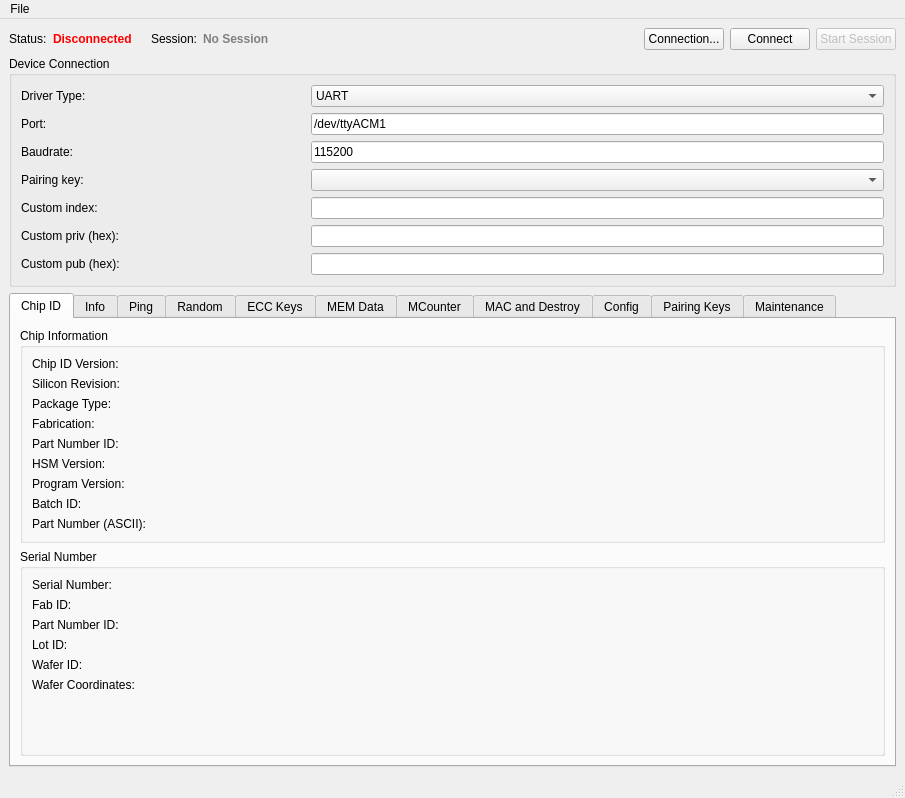
<?xml version="1.0" encoding="UTF-8"?>
<ui version="4.0">
 <class>MainWindow</class>
 <widget class="QMainWindow" name="MainWindow">
  <property name="geometry">
   <rect>
    <x>0</x>
    <y>0</y>
    <width>905</width>
    <height>402</height>
   </rect>
  </property>
  <property name="windowTitle">
   <string>TROPIC01 Manager</string>
  </property>
  <widget class="QWidget" name="centralwidget">
   <property name="sizePolicy">
    <sizepolicy hsizetype="Expanding" vsizetype="Expanding">
     <horstretch>0</horstretch>
     <verstretch>0</verstretch>
    </sizepolicy>
   </property>
   <layout class="QGridLayout" name="gridLayout">
    <item row="0" column="0">
     <layout class="QHBoxLayout" name="layoutConnectionStatusBar">
      <item>
       <widget class="QLabel" name="labelConnectionStatusTitle">
        <property name="text">
         <string>Status:</string>
        </property>
       </widget>
      </item>
      <item>
       <widget class="QLabel" name="lblConnectionStatus">
        <property name="styleSheet">
         <string notr="true">color: red; font-weight: bold;</string>
        </property>
        <property name="text">
         <string>Disconnected</string>
        </property>
       </widget>
      </item>
      <item>
       <widget class="QLabel" name="lblConnectionTarget">
        <property name="styleSheet">
         <string notr="true">color: #1f5fbf; font-weight: bold;</string>
        </property>
        <property name="text">
         <string/>
        </property>
       </widget>
      </item>
      <item>
       <widget class="QLabel" name="labelSessionStatusTitle">
        <property name="text">
         <string>Session:</string>
        </property>
       </widget>
      </item>
      <item>
       <widget class="QLabel" name="lblSessionStatus">
        <property name="styleSheet">
         <string notr="true">color: gray; font-weight: bold;</string>
        </property>
        <property name="text">
         <string>No Session</string>
        </property>
       </widget>
      </item>
      <item>
       <spacer name="horizontalSpacerConnectionStatus">
        <property name="orientation">
         <enum>Qt::Orientation::Horizontal</enum>
        </property>
        <property name="sizeHint" stdset="0">
         <size>
          <width>40</width>
          <height>20</height>
         </size>
        </property>
       </spacer>
      </item>
      <item>
       <widget class="QPushButton" name="btnToggleConnectionSettings">
        <property name="text">
         <string>Connection...</string>
        </property>
       </widget>
      </item>
      <item>
       <widget class="QPushButton" name="btnConnectToggle">
        <property name="text">
         <string>Connect</string>
        </property>
       </widget>
      </item>
      <item>
       <widget class="QPushButton" name="btnSessionToggle">
        <property name="enabled">
         <bool>false</bool>
        </property>
        <property name="text">
         <string>Start Session</string>
        </property>
       </widget>
      </item>
     </layout>
    </item>
    <item row="1" column="0">
     <widget class="QGroupBox" name="groupBoxConnection">
      <property name="title">
       <string>Device Connection</string>
      </property>
      <layout class="QGridLayout" name="gridLayout_5">
       <item row="0" column="0">
        <widget class="QLabel" name="label_15">
         <property name="text">
          <string>Driver Type:</string>
         </property>
        </widget>
       </item>
       <item row="0" column="1" colspan="2">
        <widget class="QComboBox" name="cmbDriverType">
         <item>
          <property name="text">
           <string>UART</string>
          </property>
         </item>
         <item>
          <property name="text">
           <string>Network</string>
          </property>
         </item>
         <item>
          <property name="text">
           <string>TCP</string>
          </property>
         </item>
        </widget>
       </item>
       <item row="1" column="0">
        <widget class="QLabel" name="lblParam1">
         <property name="text">
          <string>Port:</string>
         </property>
        </widget>
       </item>
       <item row="1" column="1" colspan="2">
        <widget class="QLineEdit" name="leParam1">
         <property name="text">
          <string>/dev/ttyACM1</string>
         </property>
        </widget>
       </item>
       <item row="2" column="0">
        <widget class="QLabel" name="lblParam2">
         <property name="text">
          <string>Baudrate:</string>
         </property>
        </widget>
       </item>
       <item row="2" column="1" colspan="2">
        <widget class="QLineEdit" name="leParam2">
         <property name="text">
          <string>115200</string>
         </property>
        </widget>
       </item>
       <item row="3" column="0">
        <widget class="QLabel" name="labelPairingProfile">
         <property name="text">
          <string>Pairing key:</string>
         </property>
        </widget>
       </item>
       <item row="3" column="1" colspan="2">
        <widget class="QComboBox" name="cmbPairingProfile"/>
       </item>
       <item row="4" column="0">
        <widget class="QLabel" name="labelPairingIndex">
         <property name="text">
          <string>Custom index:</string>
         </property>
        </widget>
       </item>
       <item row="4" column="1" colspan="2">
        <widget class="QLineEdit" name="lePairingIndex"/>
       </item>
       <item row="5" column="0">
        <widget class="QLabel" name="labelPairingPriv">
         <property name="text">
          <string>Custom priv (hex):</string>
         </property>
        </widget>
       </item>
       <item row="5" column="1" colspan="2">
        <widget class="QLineEdit" name="lePairingPriv"/>
       </item>
       <item row="6" column="0">
        <widget class="QLabel" name="labelPairingPub">
         <property name="text">
          <string>Custom pub (hex):</string>
         </property>
        </widget>
       </item>
       <item row="6" column="1" colspan="2">
        <widget class="QLineEdit" name="lePairingPub"/>
       </item>
       <item row="7" column="0">
        <spacer name="verticalSpacerConnection">
         <property name="orientation">
          <enum>Qt::Orientation::Vertical</enum>
         </property>
         <property name="sizeHint" stdset="0">
          <size>
           <width>20</width>
           <height>20</height>
          </size>
         </property>
        </spacer>
       </item>
      </layout>
     </widget>
    </item>
    <item row="2" column="0">
     <widget class="QTabWidget" name="tabWidget">
      <property name="sizeIncrement">
       <size>
        <width>0</width>
        <height>0</height>
       </size>
      </property>
      <property name="currentIndex">
       <number>0</number>
      </property>
      <widget class="QWidget" name="tabChipID">
       <attribute name="title">
        <string>Chip ID</string>
       </attribute>
       <layout class="QVBoxLayout" name="verticalLayout">
        <item>
         <widget class="QGroupBox" name="groupBoxChipInfo">
          <property name="title">
           <string>Chip Information</string>
          </property>
          <layout class="QFormLayout" name="formLayout">
           <item row="0" column="0">
            <widget class="QLabel" name="label_16">
             <property name="text">
              <string>Chip ID Version:</string>
             </property>
            </widget>
           </item>
           <item row="0" column="1">
            <widget class="QLabel" name="lblChipIDVersion">
             <property name="text">
              <string/>
             </property>
            </widget>
           </item>
           <item row="1" column="0">
            <widget class="QLabel" name="label_17">
             <property name="text">
              <string>Silicon Revision:</string>
             </property>
            </widget>
           </item>
           <item row="1" column="1">
            <widget class="QLabel" name="lblSiliconRev">
             <property name="text">
              <string/>
             </property>
            </widget>
           </item>
           <item row="2" column="0">
            <widget class="QLabel" name="label_18">
             <property name="text">
              <string>Package Type:</string>
             </property>
            </widget>
           </item>
           <item row="2" column="1">
            <widget class="QLabel" name="lblPackageType">
             <property name="text">
              <string/>
             </property>
            </widget>
           </item>
           <item row="3" column="0">
            <widget class="QLabel" name="label_19">
             <property name="text">
              <string>Fabrication:</string>
             </property>
            </widget>
           </item>
           <item row="3" column="1">
            <widget class="QLabel" name="lblFabrication">
             <property name="text">
              <string/>
             </property>
            </widget>
           </item>
           <item row="4" column="0">
            <widget class="QLabel" name="label_20">
             <property name="text">
              <string>Part Number ID:</string>
             </property>
            </widget>
           </item>
           <item row="4" column="1">
            <widget class="QLabel" name="lblPartNumberID">
             <property name="text">
              <string/>
             </property>
            </widget>
           </item>
           <item row="5" column="0">
            <widget class="QLabel" name="label_21">
             <property name="text">
              <string>HSM Version:</string>
             </property>
            </widget>
           </item>
           <item row="5" column="1">
            <widget class="QLabel" name="lblHSMVersion">
             <property name="text">
              <string/>
             </property>
            </widget>
           </item>
           <item row="6" column="0">
            <widget class="QLabel" name="label_22">
             <property name="text">
              <string>Program Version:</string>
             </property>
            </widget>
           </item>
           <item row="6" column="1">
            <widget class="QLabel" name="lblProgVersion">
             <property name="text">
              <string/>
             </property>
            </widget>
           </item>
           <item row="7" column="0">
            <widget class="QLabel" name="label_23">
             <property name="text">
              <string>Batch ID:</string>
             </property>
            </widget>
           </item>
           <item row="7" column="1">
            <widget class="QLabel" name="lblBatchID">
             <property name="text">
              <string/>
             </property>
            </widget>
           </item>
           <item row="8" column="0">
            <widget class="QLabel" name="label_30">
             <property name="text">
              <string>Part Number (ASCII):</string>
             </property>
            </widget>
           </item>
           <item row="8" column="1">
            <widget class="QLabel" name="lblPartNumberASCII">
             <property name="text">
              <string/>
             </property>
            </widget>
           </item>
          </layout>
         </widget>
        </item>
        <item>
         <widget class="QGroupBox" name="groupBoxSerialNumber">
          <property name="title">
           <string>Serial Number</string>
          </property>
          <layout class="QFormLayout" name="formLayout_2">
           <item row="0" column="0">
            <widget class="QLabel" name="label_24">
             <property name="text">
              <string>Serial Number:</string>
             </property>
            </widget>
           </item>
           <item row="0" column="1">
            <widget class="QLabel" name="lblSerialNumber">
             <property name="text">
              <string/>
             </property>
            </widget>
           </item>
           <item row="1" column="0">
            <widget class="QLabel" name="label_25">
             <property name="text">
              <string>Fab ID:</string>
             </property>
            </widget>
           </item>
           <item row="1" column="1">
            <widget class="QLabel" name="lblSNFabID">
             <property name="text">
              <string/>
             </property>
            </widget>
           </item>
           <item row="2" column="0">
            <widget class="QLabel" name="label_26">
             <property name="text">
              <string>Part Number ID:</string>
             </property>
            </widget>
           </item>
           <item row="2" column="1">
            <widget class="QLabel" name="lblSNPartNumber">
             <property name="text">
              <string/>
             </property>
            </widget>
           </item>
           <item row="3" column="0">
            <widget class="QLabel" name="label_27">
             <property name="text">
              <string>Lot ID:</string>
             </property>
            </widget>
           </item>
           <item row="3" column="1">
            <widget class="QLabel" name="lblLotID">
             <property name="text">
              <string/>
             </property>
            </widget>
           </item>
           <item row="4" column="0">
            <widget class="QLabel" name="label_28">
             <property name="text">
              <string>Wafer ID:</string>
             </property>
            </widget>
           </item>
           <item row="4" column="1">
            <widget class="QLabel" name="lblWaferID">
             <property name="text">
              <string/>
             </property>
            </widget>
           </item>
           <item row="5" column="0">
            <widget class="QLabel" name="label_29">
             <property name="text">
              <string>Wafer Coordinates:</string>
             </property>
            </widget>
           </item>
           <item row="5" column="1">
            <widget class="QLabel" name="lblWaferCoords">
             <property name="text">
              <string/>
             </property>
            </widget>
           </item>
          </layout>
         </widget>
        </item>
       </layout>
      </widget>
      <widget class="QWidget" name="tab">
       <property name="sizePolicy">
        <sizepolicy hsizetype="Preferred" vsizetype="Fixed">
         <horstretch>0</horstretch>
         <verstretch>0</verstretch>
        </sizepolicy>
       </property>
       <attribute name="title">
        <string>Info</string>
       </attribute>
       <widget class="QLabel" name="lblRISCFWVersion">
        <property name="geometry">
         <rect>
          <x>120</x>
          <y>0</y>
          <width>71</width>
          <height>18</height>
         </rect>
        </property>
        <property name="text">
         <string/>
        </property>
       </widget>
       <widget class="QLabel" name="label">
        <property name="geometry">
         <rect>
          <x>0</x>
          <y>0</y>
          <width>111</width>
          <height>18</height>
         </rect>
        </property>
        <property name="text">
         <string>RISC-V Firmware:</string>
        </property>
       </widget>
       <widget class="QLabel" name="label_2">
        <property name="geometry">
         <rect>
          <x>0</x>
          <y>20</y>
          <width>111</width>
          <height>18</height>
         </rect>
        </property>
        <property name="text">
         <string>SPECT Firmware:</string>
        </property>
       </widget>
       <widget class="QLabel" name="lblSPECTFWVersion">
        <property name="geometry">
         <rect>
          <x>120</x>
          <y>20</y>
          <width>81</width>
          <height>18</height>
         </rect>
        </property>
        <property name="text">
         <string/>
        </property>
       </widget>
       <widget class="QLabel" name="lblCertPubkey">
        <property name="geometry">
         <rect>
          <x>90</x>
          <y>90</y>
          <width>461</width>
          <height>18</height>
         </rect>
        </property>
        <property name="text">
         <string/>
        </property>
       </widget>
       <widget class="QLabel" name="lblCertDateIssue">
        <property name="geometry">
         <rect>
          <x>90</x>
          <y>110</y>
          <width>171</width>
          <height>18</height>
         </rect>
        </property>
        <property name="text">
         <string/>
        </property>
       </widget>
       <widget class="QLabel" name="label_4">
        <property name="geometry">
         <rect>
          <x>0</x>
          <y>90</y>
          <width>71</width>
          <height>18</height>
         </rect>
        </property>
        <property name="text">
         <string>Public key:</string>
        </property>
       </widget>
       <widget class="QLabel" name="lblCertDateExpire">
        <property name="geometry">
         <rect>
          <x>90</x>
          <y>130</y>
          <width>171</width>
          <height>18</height>
         </rect>
        </property>
        <property name="text">
         <string/>
        </property>
       </widget>
       <widget class="QLabel" name="label_3">
        <property name="geometry">
         <rect>
          <x>0</x>
          <y>50</y>
          <width>111</width>
          <height>18</height>
         </rect>
        </property>
        <property name="text">
         <string>X.509 Certificate</string>
        </property>
       </widget>
       <widget class="QLabel" name="label_5">
        <property name="geometry">
         <rect>
          <x>0</x>
          <y>110</y>
          <width>81</width>
          <height>18</height>
         </rect>
        </property>
        <property name="text">
         <string>Date issued:</string>
        </property>
       </widget>
       <widget class="QLabel" name="label_6">
        <property name="geometry">
         <rect>
          <x>0</x>
          <y>130</y>
          <width>81</width>
          <height>18</height>
         </rect>
        </property>
        <property name="text">
         <string>Date expire:</string>
        </property>
       </widget>
       <widget class="QPushButton" name="btnGetInfo">
        <property name="geometry">
         <rect>
          <x>0</x>
          <y>170</y>
          <width>88</width>
          <height>34</height>
         </rect>
        </property>
        <property name="text">
         <string>Get Info</string>
        </property>
       </widget>
       <widget class="QPushButton" name="btnSaveCert">
        <property name="enabled">
         <bool>false</bool>
        </property>
        <property name="geometry">
         <rect>
          <x>100</x>
          <y>170</y>
          <width>121</width>
          <height>34</height>
         </rect>
        </property>
        <property name="text">
         <string>Save certificate</string>
        </property>
       </widget>
      </widget>
      <widget class="QWidget" name="tab_2">
       <attribute name="title">
        <string>Ping</string>
       </attribute>
       <layout class="QGridLayout" name="gridLayout_2">
        <item row="4" column="0">
         <widget class="QPushButton" name="btnPing">
          <property name="enabled">
           <bool>true</bool>
          </property>
          <property name="text">
           <string>Ping</string>
          </property>
         </widget>
        </item>
        <item row="0" column="0">
         <widget class="QLabel" name="label_7">
          <property name="text">
           <string>Input text</string>
          </property>
         </widget>
        </item>
        <item row="1" column="0">
         <widget class="QPlainTextEdit" name="ptePingInput"/>
        </item>
        <item row="2" column="0">
         <widget class="QLabel" name="label_8">
          <property name="text">
           <string>Response text</string>
          </property>
         </widget>
        </item>
        <item row="3" column="0">
         <widget class="QPlainTextEdit" name="ptePingResult">
          <property name="readOnly">
           <bool>true</bool>
          </property>
         </widget>
        </item>
       </layout>
      </widget>
      <widget class="QWidget" name="tab_3">
       <attribute name="title">
        <string>Random</string>
       </attribute>
       <layout class="QGridLayout" name="gridLayout_3">
        <item row="0" column="0">
         <widget class="QLabel" name="label_9">
          <property name="text">
           <string>Number of bytes</string>
          </property>
         </widget>
        </item>
        <item row="0" column="2">
         <widget class="QPushButton" name="btnGetRandom">
          <property name="text">
           <string>Random</string>
          </property>
         </widget>
        </item>
        <item row="1" column="0">
         <widget class="QLabel" name="label_10">
          <property name="text">
           <string>Random bytes (HEX)</string>
          </property>
         </widget>
        </item>
        <item row="2" column="0" colspan="3">
         <widget class="QPlainTextEdit" name="pteRandomBytes">
          <property name="readOnly">
           <bool>true</bool>
          </property>
         </widget>
        </item>
        <item row="0" column="1">
         <widget class="QLineEdit" name="leRandomBytesNum">
          <property name="sizePolicy">
           <sizepolicy hsizetype="Expanding" vsizetype="Fixed">
            <horstretch>0</horstretch>
            <verstretch>0</verstretch>
           </sizepolicy>
          </property>
          <property name="inputMethodHints">
           <set>Qt::InputMethodHint::ImhNone</set>
          </property>
         </widget>
        </item>
       </layout>
      </widget>
      <widget class="QWidget" name="tab_4">
       <attribute name="title">
        <string>ECC Keys</string>
       </attribute>
       <layout class="QVBoxLayout" name="layoutEcc"/>
      </widget>
      <widget class="QWidget" name="tab_5">
       <attribute name="title">
        <string>MEM Data</string>
       </attribute>
       <layout class="QVBoxLayout" name="layoutMemData">
        <item>
         <widget class="QGroupBox" name="groupMemRead">
          <property name="title">
           <string>Read</string>
          </property>
          <layout class="QGridLayout" name="gridMemRead">
           <item row="0" column="0">
            <widget class="QLabel" name="labelMemSlot">
             <property name="text">
              <string>Slot (0-511)</string>
             </property>
            </widget>
           </item>
           <item row="0" column="1">
            <widget class="QLineEdit" name="leMemSlot"/>
           </item>
           <item row="0" column="2">
            <widget class="QPushButton" name="btnMemRead">
             <property name="text">
              <string>Read</string>
             </property>
            </widget>
           </item>
           <item row="1" column="0">
            <widget class="QLabel" name="labelMemHex">
             <property name="text">
              <string>Hex</string>
             </property>
            </widget>
           </item>
           <item row="2" column="0" colspan="3">
            <widget class="QPlainTextEdit" name="pteMemHex">
             <property name="readOnly">
              <bool>true</bool>
             </property>
            </widget>
           </item>
           <item row="3" column="0">
            <widget class="QLabel" name="labelMemText">
             <property name="text">
              <string>Text</string>
             </property>
            </widget>
           </item>
           <item row="4" column="0" colspan="3">
            <widget class="QPlainTextEdit" name="pteMemText">
             <property name="readOnly">
              <bool>true</bool>
             </property>
            </widget>
           </item>
          </layout>
         </widget>
        </item>
        <item>
         <widget class="QGroupBox" name="groupMemWrite">
          <property name="title">
           <string>Write</string>
          </property>
          <layout class="QGridLayout" name="gridMemWrite">
           <item row="0" column="0">
            <widget class="QLabel" name="labelMemFormat">
             <property name="text">
              <string>Input</string>
             </property>
            </widget>
           </item>
           <item row="0" column="1">
            <widget class="QRadioButton" name="rbMemHex">
             <property name="text">
              <string>Hex</string>
             </property>
            </widget>
           </item>
           <item row="0" column="2">
            <widget class="QRadioButton" name="rbMemText">
             <property name="text">
              <string>Text</string>
             </property>
            </widget>
           </item>
           <item row="1" column="0" colspan="3">
            <widget class="QPlainTextEdit" name="pteMemInput"/>
           </item>
           <item row="2" column="0">
            <widget class="QPushButton" name="btnMemWrite">
             <property name="text">
              <string>Write</string>
             </property>
            </widget>
           </item>
           <item row="2" column="1">
            <widget class="QPushButton" name="btnMemErase">
             <property name="text">
              <string>Erase</string>
             </property>
            </widget>
           </item>
          </layout>
         </widget>
        </item>
       </layout>
      </widget>
      <widget class="QWidget" name="tab_6">
       <attribute name="title">
        <string>MCounter</string>
       </attribute>
       <layout class="QVBoxLayout" name="layoutMCounter"/>
      </widget>
      <widget class="QWidget" name="tab_7">
       <attribute name="title">
        <string>MAC and Destroy</string>
       </attribute>
      </widget>
      <widget class="QWidget" name="tab_9">
       <attribute name="title">
        <string>Config</string>
       </attribute>
       <layout class="QGridLayout" name="gridLayout_4">
        <item row="0" column="0">
         <widget class="QTabWidget" name="tabWidget_2">
          <property name="currentIndex">
           <number>0</number>
          </property>
          <widget class="QWidget" name="tab_12">
           <attribute name="title">
            <string>R-Config Matrix</string>
           </attribute>
           <layout class="QVBoxLayout" name="layoutRConfigBulk">
            <item>
             <layout class="QHBoxLayout" name="layoutRConfigBulkTop">
              <item>
               <widget class="QPushButton" name="btnRConfigBulkReadAll">
                <property name="text">
                 <string>Read All</string>
                </property>
               </widget>
              </item>
              <item>
               <widget class="QPushButton" name="btnRConfigBulkDiscard">
                <property name="text">
                 <string>Discard Changes</string>
                </property>
               </widget>
              </item>
              <item>
               <widget class="QPushButton" name="btnRConfigBulkApply">
                <property name="text">
                 <string>Apply</string>
                </property>
               </widget>
              </item>
              <item>
               <widget class="QProgressBar" name="pbRConfigBulkProgress">
                <property name="value">
                 <number>0</number>
                </property>
                <property name="textVisible">
                 <bool>false</bool>
                </property>
               </widget>
              </item>
              <item>
               <widget class="QLabel" name="lblRConfigBulkProgress">
                <property name="text">
                 <string>Idle</string>
                </property>
               </widget>
              </item>
              <item>
               <widget class="QLabel" name="lblRConfigBulkStatus">
                <property name="text">
                 <string>No snapshot loaded</string>
                </property>
               </widget>
              </item>
              <item>
               <spacer name="horizontalSpacerRConfigBulk">
                <property name="orientation">
                 <enum>Qt::Orientation::Horizontal</enum>
                </property>
                <property name="sizeHint" stdset="0">
                 <size>
                  <width>40</width>
                  <height>20</height>
                 </size>
                </property>
               </spacer>
              </item>
             </layout>
            </item>
            <item>
             <widget class="QSplitter" name="splitterRConfigBulk">
              <property name="orientation">
               <enum>Qt::Orientation::Horizontal</enum>
              </property>
              <widget class="QWidget" name="splitterRConfigBulkLeft">
               <layout class="QVBoxLayout" name="layoutRConfigBulkLeft">
                <item>
                 <widget class="QLabel" name="lblRConfigBulkTableTitle">
                  <property name="text">
                   <string>Registers</string>
                  </property>
                 </widget>
                </item>
                <item>
                 <widget class="QTableWidget" name="tblRConfigBulk">
                  <property name="alternatingRowColors">
                   <bool>true</bool>
                  </property>
                  <property name="selectionMode">
                   <enum>QAbstractItemView::SelectionMode::SingleSelection</enum>
                  </property>
                  <property name="selectionBehavior">
                   <enum>QAbstractItemView::SelectionBehavior::SelectRows</enum>
                  </property>
                  <column>
                   <property name="text">
                    <string>Reg</string>
                   </property>
                  </column>
                  <column>
                   <property name="text">
                    <string>Addr</string>
                   </property>
                  </column>
                  <column>
                   <property name="text">
                    <string>Raw</string>
                   </property>
                  </column>
                  <column>
                   <property name="text">
                    <string>Type</string>
                   </property>
                  </column>
                  <column>
                   <property name="text">
                    <string>State</string>
                   </property>
                  </column>
                 </widget>
                </item>
               </layout>
              </widget>
              <widget class="QWidget" name="splitterRConfigBulkRight">
               <layout class="QVBoxLayout" name="layoutRConfigBulkRight">
                <item>
                 <widget class="QLabel" name="lblRConfigBulkSelected">
                  <property name="text">
                   <string>Selected: -</string>
                  </property>
                 </widget>
                </item>
                <item>
                 <widget class="QLabel" name="lblRConfigBulkRaw">
                  <property name="text">
                   <string>Raw: -</string>
                  </property>
                 </widget>
                </item>
                <item>
                 <widget class="QScrollArea" name="scrollRConfigBulk">
                  <property name="widgetResizable">
                   <bool>true</bool>
                  </property>
                  <widget class="QWidget" name="scrollRConfigBulkContents">
                   <property name="geometry">
                    <rect>
                     <x>0</x>
                     <y>0</y>
                     <width>98</width>
                     <height>28</height>
                    </rect>
                   </property>
                   <layout class="QVBoxLayout" name="layoutRConfigBulkDetails"/>
                  </widget>
                 </widget>
                </item>
               </layout>
              </widget>
             </widget>
            </item>
           </layout>
          </widget>
          <widget class="QWidget" name="tab_10">
           <attribute name="title">
            <string>R-Config</string>
           </attribute>
           <layout class="QVBoxLayout" name="layoutRConfig">
            <item>
             <layout class="QHBoxLayout" name="layoutRConfigTop">
              <item>
               <widget class="QLabel" name="labelRConfigReg">
                <property name="text">
                 <string>Register</string>
                </property>
               </widget>
              </item>
              <item>
               <widget class="QComboBox" name="cmbRConfigReg"/>
              </item>
              <item>
               <widget class="QPushButton" name="btnRConfigRead">
                <property name="text">
                 <string>Read</string>
                </property>
               </widget>
              </item>
              <item>
               <widget class="QPushButton" name="btnRConfigWrite">
                <property name="text">
                 <string>Write</string>
                </property>
               </widget>
              </item>
              <item>
               <widget class="QPushButton" name="btnRConfigErase">
                <property name="text">
                 <string>Erase</string>
                </property>
               </widget>
              </item>
              <item>
               <widget class="QLabel" name="labelRConfigRawTitle">
                <property name="text">
                 <string>Raw:</string>
                </property>
               </widget>
              </item>
              <item>
               <widget class="QLabel" name="lblRConfigRaw">
                <property name="text">
                 <string/>
                </property>
               </widget>
              </item>
             </layout>
            </item>
            <item>
             <widget class="QScrollArea" name="scrollRConfig">
              <property name="widgetResizable">
               <bool>true</bool>
              </property>
              <widget class="QWidget" name="scrollRConfigContents">
               <property name="geometry">
                <rect>
                 <x>0</x>
                 <y>0</y>
                 <width>98</width>
                 <height>28</height>
                </rect>
               </property>
               <layout class="QVBoxLayout" name="layoutRConfigDetails"/>
              </widget>
             </widget>
            </item>
           </layout>
          </widget>
          <widget class="QWidget" name="tab_11">
           <attribute name="title">
            <string>I-Config</string>
           </attribute>
           <layout class="QVBoxLayout" name="layoutIConfig">
            <item>
             <widget class="QLabel" name="lblIConfigWarning">
              <property name="styleSheet">
               <string notr="true">color: #b00020; font-weight: bold;</string>
              </property>
              <property name="text">
               <string>I-CONFIG is OTP. Writes are irreversible.</string>
              </property>
              <property name="wordWrap">
               <bool>true</bool>
              </property>
             </widget>
            </item>
            <item>
             <layout class="QHBoxLayout" name="layoutIConfigTop">
              <item>
               <widget class="QLabel" name="labelIConfigReg">
                <property name="text">
                 <string>Register</string>
                </property>
               </widget>
              </item>
              <item>
               <widget class="QComboBox" name="cmbIConfigReg"/>
              </item>
              <item>
               <widget class="QPushButton" name="btnIConfigRead">
                <property name="text">
                 <string>Read</string>
                </property>
               </widget>
              </item>
              <item>
               <widget class="QPushButton" name="btnIConfigWrite">
                <property name="text">
                 <string>Write</string>
                </property>
               </widget>
              </item>
              <item>
               <widget class="QLabel" name="labelIConfigRawTitle">
                <property name="text">
                 <string>Raw:</string>
                </property>
               </widget>
              </item>
              <item>
               <widget class="QLabel" name="lblIConfigRaw">
                <property name="text">
                 <string/>
                </property>
               </widget>
              </item>
             </layout>
            </item>
            <item>
             <widget class="QScrollArea" name="scrollIConfig">
              <property name="widgetResizable">
               <bool>true</bool>
              </property>
              <widget class="QWidget" name="scrollIConfigContents">
               <property name="geometry">
                <rect>
                 <x>0</x>
                 <y>0</y>
                 <width>98</width>
                 <height>28</height>
                </rect>
               </property>
               <layout class="QVBoxLayout" name="layoutIConfigDetails"/>
              </widget>
             </widget>
            </item>
           </layout>
          </widget>
         </widget>
        </item>
       </layout>
      </widget>
      <widget class="QWidget" name="tabPairingKeys">
       <attribute name="title">
        <string>Pairing Keys</string>
       </attribute>
       <layout class="QVBoxLayout" name="layoutPairingKeys"/>
      </widget>
      <widget class="QWidget" name="tabMaintenance">
       <attribute name="title">
        <string>Maintenance</string>
       </attribute>
       <layout class="QVBoxLayout" name="layoutMaintenance">
        <item>
         <widget class="QTabWidget" name="tabWidgetMaintenance">
          <property name="currentIndex">
           <number>0</number>
          </property>
          <widget class="QWidget" name="tabMaintenancePower">
           <attribute name="title">
            <string>Power</string>
           </attribute>
           <layout class="QVBoxLayout" name="layoutMaintenancePower">
            <item>
             <widget class="QGroupBox" name="groupMaintenanceStartup">
              <property name="title">
               <string>Startup</string>
              </property>
              <layout class="QVBoxLayout" name="layoutMaintenanceStartup">
               <item>
                <widget class="QPushButton" name="btnMaintenanceStartupReboot">
                 <property name="text">
                  <string>Reboot</string>
                 </property>
                </widget>
               </item>
               <item>
                <widget class="QPushButton" name="btnMaintenanceStartupBootloader">
                 <property name="text">
                  <string>Reboot Bootloader</string>
                 </property>
                </widget>
               </item>
              </layout>
             </widget>
            </item>
            <item>
             <widget class="QGroupBox" name="groupMaintenanceSleep">
              <property name="title">
               <string>Sleep</string>
              </property>
              <layout class="QVBoxLayout" name="layoutMaintenanceSleep">
               <item>
                <widget class="QPushButton" name="btnMaintenanceSleep">
                 <property name="text">
                  <string>Sleep</string>
                 </property>
                </widget>
               </item>
               <item>
                <widget class="QPushButton" name="btnMaintenanceDeepSleep">
                 <property name="text">
                  <string>Deep Sleep</string>
                 </property>
                </widget>
               </item>
              </layout>
             </widget>
            </item>
            <item>
             <spacer name="verticalSpacerMaintenancePower">
              <property name="orientation">
               <enum>Qt::Orientation::Vertical</enum>
              </property>
              <property name="sizeHint" stdset="0">
               <size>
                <width>20</width>
                <height>40</height>
               </size>
              </property>
             </spacer>
            </item>
           </layout>
          </widget>
          <widget class="QWidget" name="tabMaintenanceLogs">
           <attribute name="title">
            <string>Logs</string>
           </attribute>
           <layout class="QVBoxLayout" name="layoutMaintenanceLogs">
            <item>
             <layout class="QHBoxLayout" name="layoutMaintenanceLogsTop">
              <item>
               <widget class="QPushButton" name="btnMaintenanceGetLogs">
                <property name="text">
                 <string>Get Logs</string>
                </property>
               </widget>
              </item>
              <item>
               <spacer name="horizontalSpacerMaintenanceLogs">
                <property name="orientation">
                 <enum>Qt::Orientation::Horizontal</enum>
                </property>
                <property name="sizeHint" stdset="0">
                 <size>
                  <width>40</width>
                  <height>20</height>
                 </size>
                </property>
               </spacer>
              </item>
             </layout>
            </item>
            <item>
             <widget class="QPlainTextEdit" name="pteMaintenanceLogs">
              <property name="readOnly">
               <bool>true</bool>
              </property>
             </widget>
            </item>
           </layout>
          </widget>
          <widget class="QWidget" name="tabMaintenanceFirmware">
           <attribute name="title">
            <string>Firmware</string>
           </attribute>
           <layout class="QVBoxLayout" name="layoutMaintenanceFirmware"/>
          </widget>
         </widget>
        </item>
       </layout>
      </widget>
     </widget>
    </item>
   </layout>
  </widget>
  <widget class="QMenuBar" name="menubar">
   <property name="geometry">
    <rect>
     <x>0</x>
     <y>0</y>
     <width>905</width>
     <height>23</height>
    </rect>
   </property>
   <widget class="QMenu" name="menuFile">
    <property name="title">
     <string>File</string>
    </property>
    <addaction name="actionExit"/>
   </widget>
   <addaction name="menuFile"/>
  </widget>
  <widget class="QStatusBar" name="statusbar"/>
  <action name="actionExit">
   <property name="text">
    <string>Exit</string>
   </property>
  </action>
 </widget>
 <resources/>
 <connections>
  <connection>
   <sender>actionExit</sender>
   <signal>triggered()</signal>
   <receiver>MainWindow</receiver>
   <slot>close()</slot>
   <hints>
    <hint type="sourcelabel">
     <x>-1</x>
     <y>-1</y>
    </hint>
    <hint type="destinationlabel">
     <x>399</x>
     <y>299</y>
    </hint>
   </hints>
  </connection>
 </connections>
</ui>
